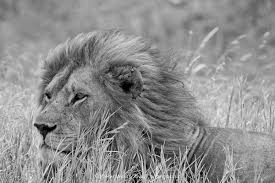
%> input picture histogram equalization.jpg, 275 x 183 px
$ octave expt3.m   (GNU Octave 9; MATLAB toolbox functions it lacks are replaced by stand-ins)
%> lines starting %> are read from the running program, lines starting %| are printed output that depends on the picture
A=imread('histogram equalization.jpg');
%> A is the input picture: size 183x275x3 uint8; min 0, max 255, mean 141.6
B=rgb2gray(A);
C=histeq(B);
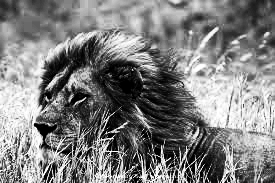
%> C: size 183x275 uint8; min 0, max 255, mean 126.5
subplot(2,2,1);
imshow(B);
title('Original image');
subplot(2,2,2);
imshow(C);
title('Histogram equalization');
subplot(2,2,3);
imhist(B);
title('Histogram of original image');
subplot(2,2,4);
imhist(C);
title('Histogram after doing histogram equalization');
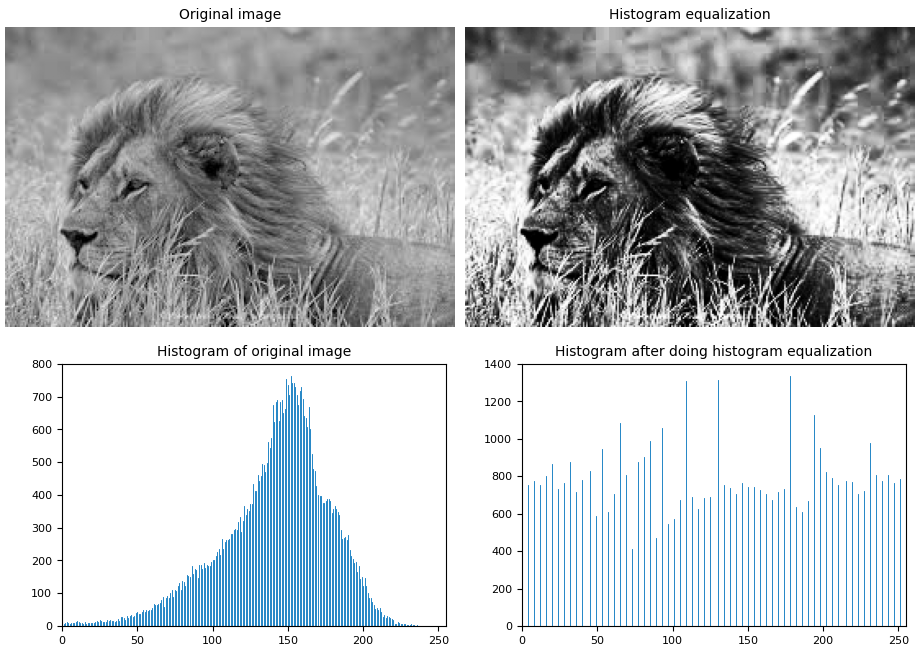
%> figure redrawn from the program's plot data, 4 panels
